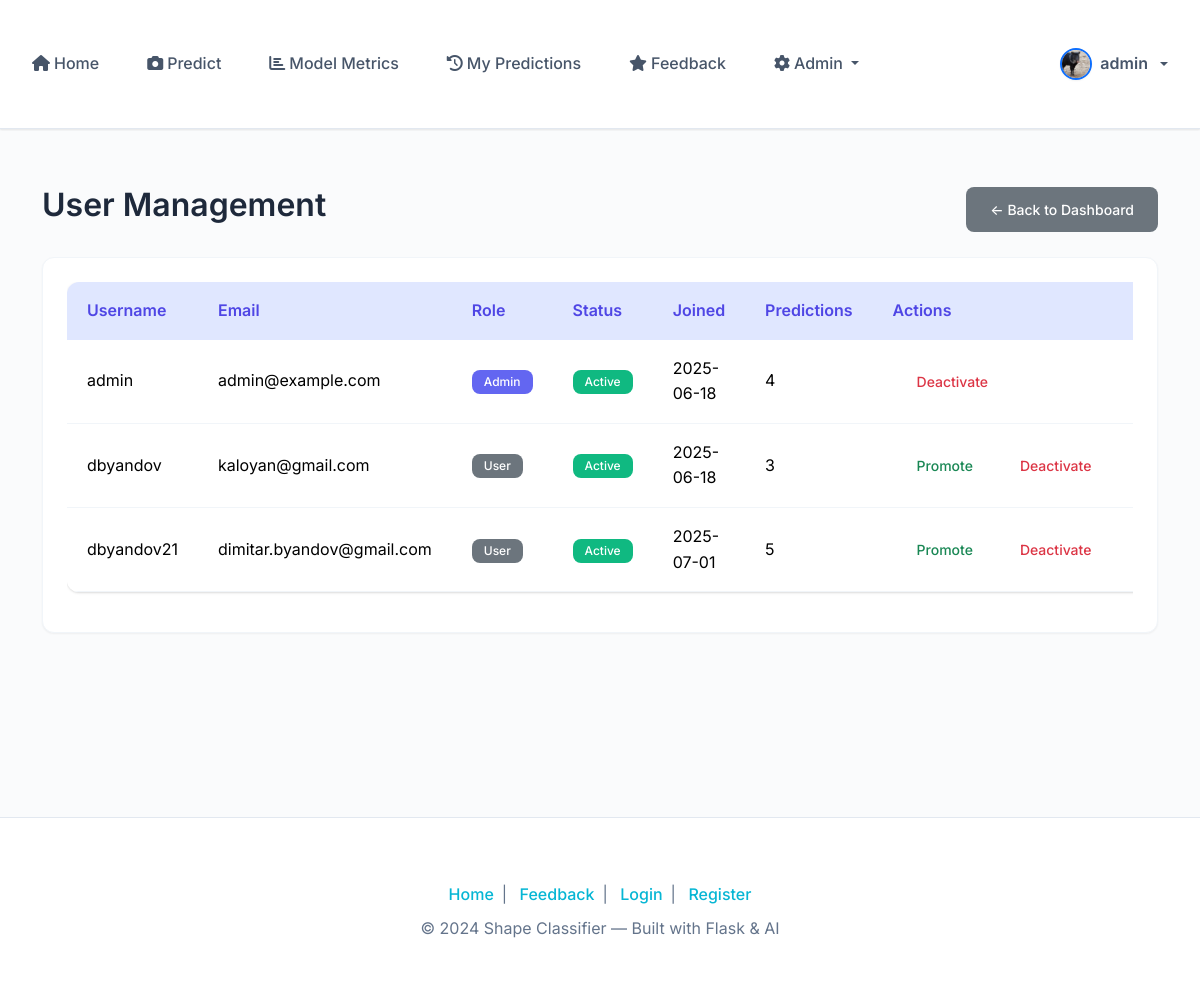
The app's page /admin/users (signed in) with its own data.
### app/models/user.py (models this page shows, shortened)
class User(UserMixin, db.Model):
    id = db.Column(db.Integer, primary_key=True)
    username = db.Column(db.String(80), unique=True, nullable=False)
    email = db.Column(db.String(120), unique=True, nullable=False)
    password_hash = db.Column(db.String(128))
    profile_picture = db.Column(db.String(255), nullable=True)  # Store filename of profile picture
    role = db.Column(db.String(20), default='user')  # 'user' or 'admin'
    active = db.Column(db.Boolean, default=True)  # For deactivation
    created_at = db.Column(db.DateTime, default=datetime.utcnow)
    predictions = db.relationship('Prediction', backref='user', lazy=True)
    def is_admin(self):
        return self.role == 'admin'
    def get_profile_picture_url(self):
        if self.profile_picture:
            return f'/static/uploads/{self.profile_picture}'
        return f'https://ui-avatars.com/api/?name={self.username}&background=random&color=fff&size=200'

### app/routes/admin.py (the view)
@admin.route('/users')
@login_required
@admin_required
def users():
    users = User.query.all()
    return render_template('admin/admin_users.html', users=users)

### app/templates/admin/admin_users.html (shortened to what this page needs)
{% extends "base.html" %}
{% block content %}
<div class="container mt-4">
  <div class="d-flex justify-content-between align-items-center mb-4">
    <h2>User Management</h2>
    <a href="{{ url_for('admin.dashboard') }}" class="btn btn-secondary">← Back to Dashboard</a>
  </div>
  {% if users %}
    <div class="card shadow-sm">
      <div class="card-body">
        <div class="table-responsive">
          <table class="table table-hover">
            <thead class="table-light">
              <tr>
                <th>Username</th>
                <th>Email</th>
                <th>Role</th>
                <th>Status</th>
                <th>Joined</th>
                <th>Predictions</th>
                <th>Actions</th>
              </tr>
            </thead>
            <tbody>
              {% for user in users %}
              <tr>
                <td>{{ user.username }}</td>
                <td>{{ user.email }}</td>
                <td>
                  <span class="badge bg-{% if user.role == 'admin' %}primary{% else %}secondary{% endif %}">
                    {{ user.role.title() }}
                  </span>
                </td>
                <td>
                  <span class="badge bg-{% if user.active %}success{% else %}danger{% endif %}">
                    {{ 'Active' if user.active else 'Inactive' }}
                  </span>
                </td>
                <td>{{ user.created_at.strftime('%Y-%m-%d') }}</td>
                <td>{{ user.predictions|length }}</td>
                <td>
                  <div class="btn-group btn-group-sm" role="group">
                    {% if user.role == 'user' %}
                      <a href="{{ url_for('admin.promote_user', user_id=user.id) }}"
                         class="btn btn-outline-success"
                         onclick="return confirm('Promote {{ user.username }} to admin?')">
                        Promote
                      </a>
                    {% elif user.role == 'admin' and user.id != current_user.id %}
                      <a href="{{ url_for('admin.demote_user', user_id=user.id) }}"
                         class="btn btn-outline-warning"
                         onclick="return confirm('Demote {{ user.username }} to user?')">
                        Demote
                      </a>
                    {% endif %}
                    {% if user.active %}
                      <a href="{{ url_for('admin.deactivate_user', user_id=user.id) }}"
                         class="btn btn-outline-danger"
                         onclick="return confirm('Deactivate {{ user.username }}?')">
                        Deactivate
                      </a>
                    {% else %}
                      <a href="{{ url_for('admin.activate_user', user_id=user.id) }}"
                         class="btn btn-outline-success">
                        Activate
                      </a>
                    {% endif %}
                    {% if user.id != current_user.id %}
                      <a href="{{ url_for('admin.delete_user', user_id=user.id) }}"
                         class="btn btn-outline-danger"
                         onclick="return confirm('Delete {{ user.username }} and all their predictions? This action cannot be undone.')">
                      </a>
                    {% endif %}
                  </div>
                </td>
              </tr>
              {% endfor %}
            </tbody>
          </table>
        </div>
      </div>
    </div>
  {% else %}
    <div class="text-center py-5">
      <i class="fas fa-users fa-3x text-muted mb-3"></i>
      <h4 class="text-muted">No Users Found</h4>
      <p class="text-muted">No users have registered yet.</p>
    </div>
  {% endif %}
</div>
{% endblock %}

### app/templates/components/navbar.html (shortened to what this page needs)
<nav class="navbar navbar-expand-lg bg-white shadow-sm py-2 sticky-top">
  <div class="container-fluid">
    <div class="collapse navbar-collapse" id="navbarNavDropdown">
      <ul class="navbar-nav me-auto mb-2 mb-lg-0 align-items-lg-center gap-lg-2">
        <li class="nav-item">
          <a class="nav-link{% if request.endpoint == 'main.index' %} active{% endif %}" href="{{ url_for('main.index') }}">
            <i class="fas fa-home me-1"></i>Home
          </a>
        </li>
        {% if current_user.is_authenticated %}
        <li class="nav-item">
          <a class="nav-link" href="{{ url_for('main.predict') }}">
            <i class="fas fa-camera me-1"></i>Predict
          </a>
        </li>
        <li class="nav-item">
          <a class="nav-link" href="{{ url_for('main.model_evaluation') }}">
            <i class="fas fa-chart-bar me-1"></i>Model Metrics
          </a>
        </li>
        <li class="nav-item">
          <a class="nav-link{% if request.endpoint == 'main.my_predictions' %} active{% endif %}" href="{{ url_for('main.my_predictions') }}">
            <i class="fas fa-history me-1"></i>My Predictions
          </a>
        </li>
        <li class="nav-item">
          <a class="nav-link{% if request.endpoint == 'main.feedback' %} active{% endif %}" href="{{ url_for('main.feedback') }}">
            <i class="fas fa-star me-1"></i>Feedback
          </a>
        </li>
        {% if current_user.is_admin() %}
        <li class="nav-item dropdown">
          <a class="nav-link dropdown-toggle" href="#" id="adminDropdown" role="button" data-bs-toggle="dropdown" aria-expanded="false">
            <i class="fas fa-cog me-1"></i>Admin
          </a>
        </li>
        {% endif %}
        {% endif %}
      </ul>
      <ul class="navbar-nav mb-2 mb-lg-0 align-items-lg-center gap-lg-2">
        {% if current_user.is_authenticated %}
        <li class="nav-item dropdown">
          <a class="nav-link dropdown-toggle d-flex align-items-center gap-2" href="#" id="userDropdown" role="button" data-bs-toggle="dropdown" aria-expanded="false">
            <img src="{{ current_user.get_profile_picture_url() }}"
                 alt="Profile"
                 class="rounded-circle border border-2 border-primary shadow-sm" style="width: 32px; height: 32px; object-fit: cover;">
            <span class="fw-semibold">{{ current_user.username }}</span>
          </a>
        </li>
        {% endif %}
      </ul>
    </div>
  </div>
</nav>

### app/static/css/custom.css (style rules this page uses)
:root { --primary: #6366f1; --primary-dark: #4f46e5; --primary-light: #e0e7ff; --accent: #06b6d4; --accent-dark: #0891b2; --accent-light: #e0f7fa; --background: #fafbfc; --surface: #ffffff; --surface-hover: #f8fafc; --text-primary: #1e293b; --text-secondary: #475569; --text-muted: #64748b; --text-light: #94a3b8; --success: #10b981; --success-light: #d1fae5; --danger: #ef4444; --danger-light: #fee2e2; --warning: #f59e0b; --warning-light: #fef3c7; --info: #3b82f6; --info-light: #dbeafe; --border: #e2e8f0; --border-light: #f1f5f9; --shadow-sm: 0 1px 2px 0 rgba(0, 0, 0, 0.05); --shadow: 0 1px 3px 0 rgba(0, 0, 0, 0.1), 0 1px 2px 0 rgba(0, 0, 0, 0.06); --shadow-md: 0 4px 6px -1px rgba(0, 0, 0, 0.1), 0 2px 4px -1px rgba(0, 0, 0, 0.06); --shadow-lg: 0 10px 15px -3px rgba(0, 0, 0, 0.1), 0 4px 6px -2px rgba(0, 0, 0, 0.05); --transition: all 0.2s cubic-bezier(0.4, 0, 0.2, 1); --transition-slow: all 0.3s cubic-bezier(0.4, 0, 0.2, 1); --radius-sm: 0.375rem; --radius: 0.5rem; --radius-md: 0.75rem; --radius-lg: 1rem; --radius-xl: 1.5rem; }
* { box-sizing: border-box; }
html, body { font-family: 'Inter', -apple-system, BlinkMacSystemFont, 'Segoe UI', Roboto, Oxygen, Ubuntu, Cantarell, sans-serif; background-color: var(--background); color: var(--text-secondary); line-height: 1.6; font-size: 16px; margin: 0; padding: 0; }
h1, h2, h3, h4, h5, h6 { color: var(--text-primary); font-weight: 600; line-height: 1.25; margin-bottom: 0.5rem; }
a { color: var(--accent); text-decoration: none; transition: var(--transition); }
.btn { font-weight: 500; border-radius: var(--radius); border: none; padding: 0.75rem 1.5rem; font-size: 0.875rem; transition: var(--transition); text-decoration: none; display: inline-flex; align-items: center; justify-content: center; gap: 0.5rem; cursor: pointer; }
.card { background: var(--surface); border: 1px solid var(--border-light); border-radius: var(--radius-md); box-shadow: var(--shadow); transition: var(--transition); overflow: hidden; }
.card-body { padding: 1.5rem; }
.navbar { background: var(--surface) !important; border-bottom: 1px solid var(--border); box-shadow: var(--shadow-sm); padding: 0.75rem 0; min-height: auto; }
.nav-link { color: var(--text-secondary) !important; font-weight: 500; padding: 0.5rem 1rem !important; border-radius: var(--radius); transition: var(--transition); margin: 0 0.25rem; }
.table { background: var(--surface); border-radius: var(--radius-md); overflow: hidden; box-shadow: var(--shadow); }
.table thead th { background: var(--primary-light); color: var(--primary-dark); font-weight: 600; border: none; padding: 1rem 1.25rem; }
.table tbody td { padding: 1rem 1.25rem; border-color: var(--border-light); vertical-align: middle; }
.badge { font-weight: 500; padding: 0.375rem 0.75rem; border-radius: var(--radius); font-size: 0.75rem; }
.bg-primary { background: var(--primary) !important; }
.bg-success { background: var(--success) !important; }
.shadow-sm { box-shadow: var(--shadow-sm) !important; }

### app/templates/base.html (style rules this page uses)
.container, .container-fluid { padding-top: 2rem; padding-bottom: 2rem; }
.sticky-top { z-index: 1050; }

### app/templates/components/navbar.html (style rules this page uses)
.navbar, .navbar * { z-index: 1040 !important; }

### records on screen
User: get_profile_picture_url (picture), username "admin", email "admin@example.com", role "Admin", active "Active", created_at "2025-06-18", predictions|length "4"
User: username "dbyandov", email "kaloyan@gmail.com", role "User", active "Active", created_at "2025-06-18", predictions|length "3"
User: username "dbyandov21", email "dimitar.byandov@gmail.com", role "User", active "Active", created_at "2025-07-01", predictions|length "5"

### other values on screen
{{ 2024 }} "2024"
